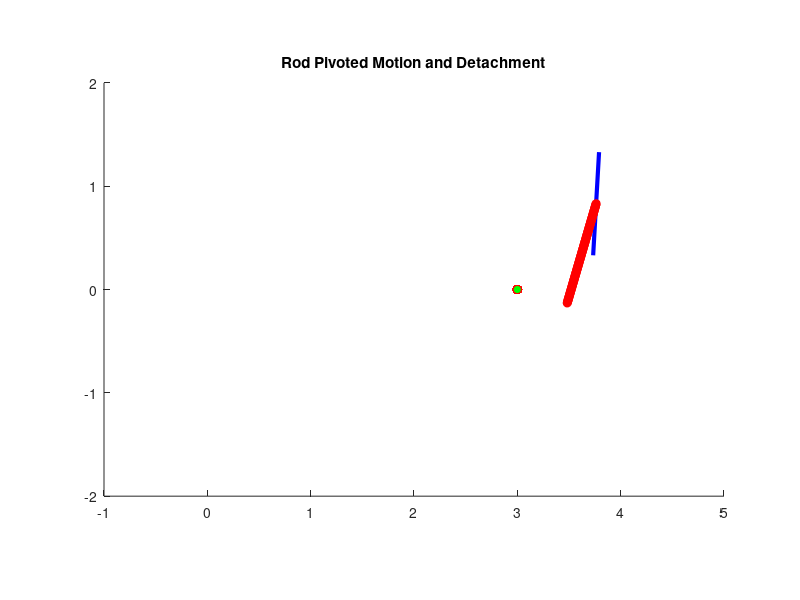

Write the MATLAB code that produced this figure.
%% Rod Pivot Break Simulation
clc; clear; close all;

%% Parameters
L = 1;              % rod length
omega_pivot = 2;    % angular velocity about pivot before detachment
dt = 0.01;          % time step
T_pivot = 3;        % duration of pivoted rotation
T_free = 1;         % duration after detachment

%% Initial pivoted rotation
theta = 0;           % initial angle of rod
pivot = [3, 0];      % pivot location
figure('Color','w'); hold on; axis equal;
xlim([-1 5]); ylim([-2 2]);
rod_line = plot([pivot(1) pivot(1)+L*cos(theta)], [pivot(2) pivot(2)+L*sin(theta)], 'b', 'LineWidth',3);
title('Rod Pivoted Motion and Detachment');

%% Stage 1: Pivoted rotation
for t = 0:dt:T_pivot
    theta = omega_pivot * t;  % rotation about pivot
    
    % Rod endpoints
    x1 = pivot(1);
    y1 = pivot(2);
    x2 = pivot(1) + L*cos(theta);
    y2 = pivot(2) + L*sin(theta);
    
    % Update plot
    set(rod_line,'XData',[x1 x2],'YData',[y1 y2]);
    plot(pivot(1), pivot(2), 'ro','MarkerFaceColor','g'); % pivot
    pause(dt);
end

%% Stage 2: Free motion after pivot breaks
% Compute COM initial position and velocity
com_pos = pivot + [L/2*cos(theta), L/2*sin(theta)];
v_com = omega_pivot*L/2;                 % COM speed
omega_com = 4*omega_pivot;               % angular speed about COM
theta_com = theta;                        % initial rod angle

for t = 0:dt:T_free
    % Update COM position (straight line in tangent direction)
    com_pos = com_pos + [v_com*dt*cos(theta+pi/2), v_com*dt*sin(theta+pi/2)];
    
    % Update rod rotation about COM
    theta_com = theta_com + omega_com*dt;
    
    % Rod endpoints
    x1 = com_pos(1) - L/2*cos(theta_com);
    y1 = com_pos(2) - L/2*sin(theta_com);
    x2 = com_pos(1) + L/2*cos(theta_com);
    y2 = com_pos(2) + L/2*sin(theta_com);
    
    % Update plot
    set(rod_line,'XData',[x1 x2],'YData',[y1 y2]);
    plot(com_pos(1), com_pos(2),'ro','MarkerFaceColor','r'); % COM
    pause(dt);
end
